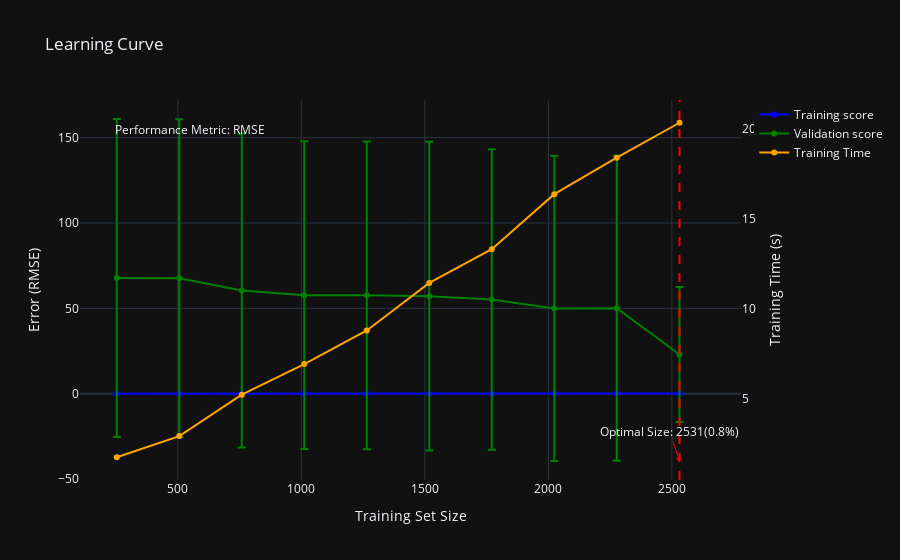

Here is the notebook cell this chart was saved with:
### Code cell
# regressor.calculate_learning_curve()
# regressor.calculate_optimal_size()
regressor.plot_learning_curve()

### Figure 1 — Plotly figure (JSON) as saved in the notebook; plotly's stock layout.template omitted (floating-point values rounded to 4 significant figures)
{"data": [{"error_y": {"array": [-0.0135, -0.007637, -0.003209, -0.001513, -0.001583, -0.003877, -0.01673, -0.07437, -0.07274, -0.01388], "color": "blue", "type": "data", "visible": true}, "line": {"color": "blue"}, "mode": "lines+markers", "name": "Training score", "type": "scatter", "x": [253, 506, 759, 1012, 1265, 1518, 1771, 2024, 2277, 2531], "y": [0.009104, 0.005521, 0.01808, 0.01776, 0.01291, 0.0138, 0.03177, 0.1576, 0.1515, 0.1472]}, {"error_y": {"array": [-93.14, -93.14, -91.91, -90.18, -90.17, -90.45, -88.06, -89.4, -89.4, -39.53], "color": "green", "type": "data", "visible": true}, "line": {"color": "green"}, "mode": "lines+markers", "name": "Validation score", "type": "scatter", "x": [253, 506, 759, 1012, 1265, 1518, 1771, 2024, 2277, 2531], "y": [67.8, 67.64, 60.44, 57.71, 57.63, 57.13, 55.15, 49.96, 50.07, 22.93]}, {"line": {"color": "orange"}, "mode": "lines+markers", "name": "Training Time", "type": "scatter", "x": [253, 506, 759, 1012, 1265, 1518, 1771, 2024, 2277, 2531], "y": [1.755, 2.928, 5.227, 6.925, 8.792, 11.43, 13.3, 16.36, 18.38, 20.32], "yaxis": "y2"}], "layout": {"annotations": [{"font": {"size": 12}, "showarrow": false, "text": "Performance Metric: RMSE", "x": 0.05, "xref": "paper", "y": 0.95, "yref": "paper"}, {"arrowcolor": "red", "arrowhead": 1, "font": {"size": 12}, "showarrow": true, "text": "Optimal Size: 2531(0.8%)", "x": 2531, "xref": "x", "y": 0.05, "yref": "paper"}], "shapes": [{"line": {"color": "red", "dash": "dash"}, "type": "line", "x0": 2531, "x1": 2531, "xref": "x", "y0": 0, "y1": 1, "yref": "paper"}], "title": {"text": "Learning Curve"}, "xaxis": {"title": {"text": "Training Set Size"}}, "yaxis": {"title": {"text": "Error (RMSE)"}}, "yaxis2": {"overlaying": "y", "showgrid": false, "side": "right", "title": {"text": "Training Time (s)"}}}}
